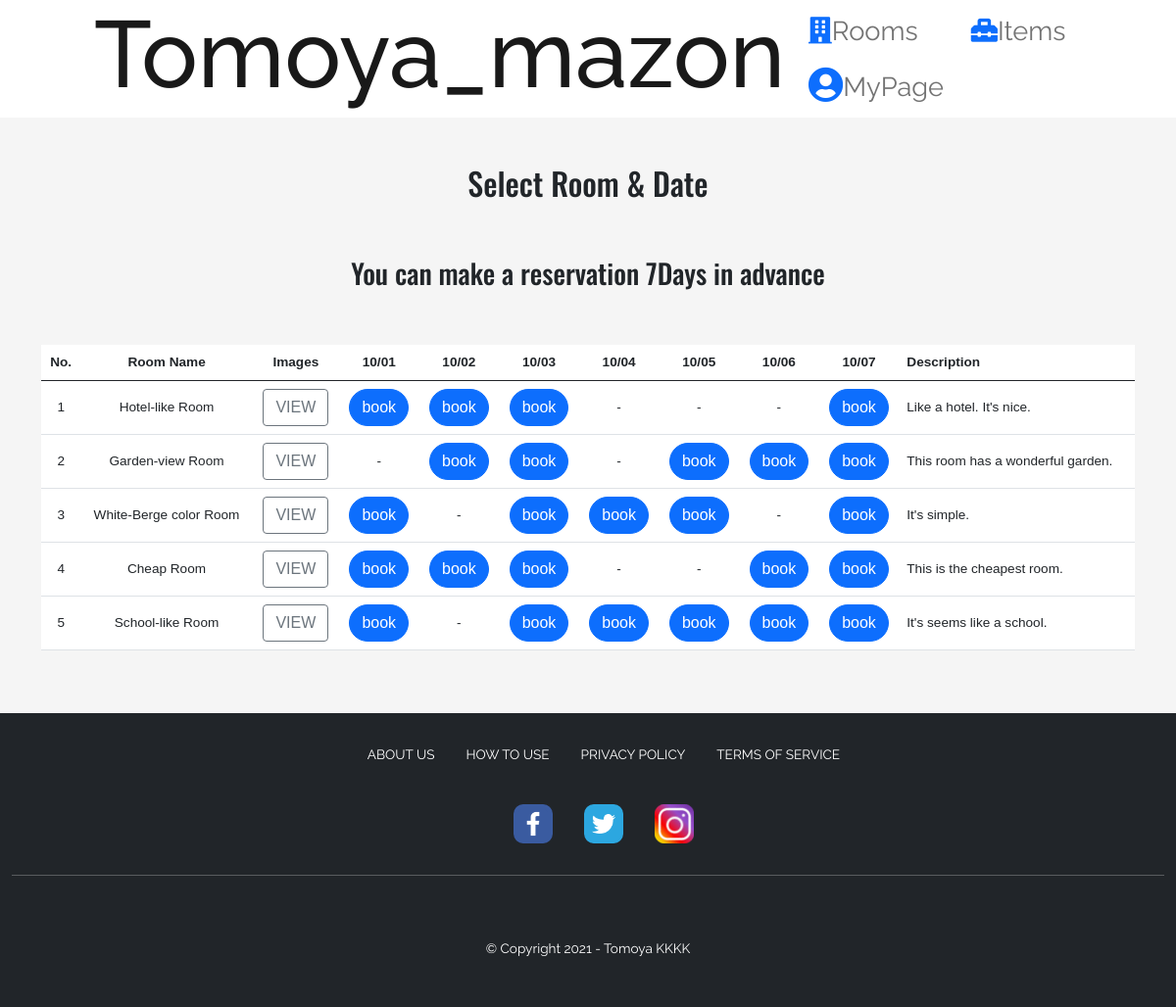
The app's page /bookrooms.php with its own data.
### tables this page shows
CREATE TABLE `Rooms` (
  `room_id` int(11) NOT NULL,
  `room_name` varchar(255) NOT NULL,
  `room_img` varchar(255) NOT NULL,
  `room_desc` varchar(255) NOT NULL,
  `status` varchar(255) DEFAULT NULL
);

### classes/database.php (called while the page is built, shortened)
<?php
    class Database{
        private $servername = "us-cdbr-east-04.cleardb.com";
        private $username = "bf4d33fd1525b8";
        private $password = "c5791799";
        private $db_name = "heroku_1fdf15f259283b0";
        function __construct(){
            return $this->conn = new mysqli($this->servername,$this->username,$this->password,$this->db_name,);
        }
    }

### action.php (called while the page is built, shortened)
<?php
    include 'classes/Users.php';
    $userobj = new Users;
    ?>

### bookrooms.php (the view, shortened to what this page needs)
<?php
    include 'action.php';
?>
<!doctype html>
<html lang="en">
  <head>
    <link rel="stylesheet" href="https://cdn.jsdelivr.net/npm/bootstrap@5.0.2/dist/css/bootstrap.min.css">
    <?php include 'header.php' ?>
    <?php
            $day0 = date("y-m-d");
            $daymd0 = date("m/d");
        $d1 = strtotime("+1 day");
            $day1 = date("y-m-d",$d1);
            $daymd1 = date("m/d",$d1);
        $d2 = strtotime("+2 days");
            $day2 = date("y-m-d",$d2);
            $daymd2 = date("m/d",$d2);
        $d3 = strtotime("+3 days");
            $day3 = date("y-m-d",$d3);
            $daymd3 = date("m/d",$d3);
        $d4 = strtotime("+4 days");
            $day4 = date("y-m-d",$d4);
            $daymd4 = date("m/d",$d4);
        $d5 = strtotime("+5 days");
            $day5 = date("y-m-d",$d5);
            $daymd5 = date("m/d",$d5);
        $d6 = strtotime("+6 days");
            $day6 = date("y-m-d",$d6);
            $daymd6 = date("m/d",$d6);
    ?>
</head>
<body>
<div class="contents">
    <h2 class="text-center mt-5">Select Room & Date</h2>
    <h3 class="text-center mt-5">You can make a reservation 7Days in advance</h3>
    <div class="container">
    <div class="row">
            <div class="col-md-12">
                <div class="table-responsive">
                <table class="table mx-auto mt-5 text-center align-middle table-hover bg-white">
                    <thead class="thead-dark">
                        <th>No.</th>
                        <th>Room Name</th>
                        <th>Images</th>
                        <th><?php echo $daymd0 ?></th>
                        <th><?php echo $daymd1 ?></th>
                        <th><?php echo $daymd2 ?></th>
                        <th><?php echo $daymd3 ?></th>
                        <th><?php echo $daymd4 ?></th>
                        <th><?php echo $daymd5 ?></th>
                        <th><?php echo $daymd6 ?></th>
                        <th class="text-start">Description</th>
                    </thead>
                    <tbody>
                        <?php foreach($userobj->get_room() as $row): ?>
                        <form action="" method="post">
                            <tr>
                                <td><?php echo $row['room_id'] ?></td>
                                <td><?php echo $row['room_name'] ?></td>
                                <td>
                                    <button type="button" class="btn btn-outline-secondary" data-bs-toggle="modal" data-bs-target="#modalid_<?php echo $row['room_id']?>">
                                     VIEW
                                    </button>
                                </td>
                                <td><?php echo $userobj->get_vacantroom0($row['room_id'],$day0) ?></td>
                                <td><?php echo $userobj->get_vacantroom1($row['room_id'],$day1) ?></td>
                                <td><?php echo $userobj->get_vacantroom2($row['room_id'],$day2) ?></td>
                                <td><?php echo $userobj->get_vacantroom3($row['room_id'],$day3) ?></td>
                                <td><?php echo $userobj->get_vacantroom4($row['room_id'],$day4) ?></td>
                                <td><?php echo $userobj->get_vacantroom5($row['room_id'],$day5) ?></td>
                                <td><?php echo $userobj->get_vacantroom6($row['room_id'],$day6) ?></td>
                                <td class="text-start"><?php echo $row['room_desc'] ?></td>
                            </tr>
                        </form>
                    <?php endforeach; ?>
                    </tbody>
                </table>
                </div>
            </div>
          </div>
          </div>
    <footer>
        <?php include 'footer.php' ?>
    </footer>
</div>
  </body>
</html>

### classes/Users.php (shortened to what this page needs)
<?php
    include 'database.php';
    class Users extends Database{
        function get_room(){
            $sql = "SELECT * From Rooms";
            $result = $this->conn->query($sql);
            if($result->num_rows>0){
                $row = array();
                while($rows = $result->fetch_assoc()){
                    $row[] = $rows;
                }
                return $row;
            }else{
                return FALSE;
            }
        }
        function get_vacantroom0($room_id,$reserved_date){
            $sql = "SELECT * FROM Reserved_room WHERE room_id='$room_id' AND reserved_date='$reserved_date'";
            $result = $this->conn->query($sql);
            if($result->num_rows > 0){
                return "-";
            }else{
                return "<button class='btn btn-primary rounded-pill' name='day0'>book</button>";
            }
        }
        function get_vacantroom1($room_id,$reserved_date){
            $sql = "SELECT * FROM Reserved_room WHERE room_id='$room_id' AND reserved_date='$reserved_date'";
            $result = $this->conn->query($sql);
            if($result->num_rows > 0){
                return "-";
            }else{
                return "<button class='btn btn-primary rounded-pill' name='day1'>book</button>";
            }
        }
        function get_vacantroom2($room_id,$reserved_date){
            $sql = "SELECT * FROM Reserved_room WHERE room_id='$room_id' AND reserved_date='$reserved_date'";
            $result = $this->conn->query($sql);
            if($result->num_rows > 0){
                return "-";
            }else{
                return "<button class='btn btn-primary rounded-pill' name='day2'>book</button>";
            }
        }
        function get_vacantroom3($room_id,$reserved_date){
            $sql = "SELECT * FROM Reserved_room WHERE room_id='$room_id' AND reserved_date='$reserved_date'";
            $result = $this->conn->query($sql);
            if($result->num_rows > 0){
                return "-";
            }else{
                return "<button class='btn btn-primary rounded-pill' name='day3'>book</button>";
            }
        }
        function get_vacantroom4($room_id,$reserved_date){
            $sql = "SELECT * FROM Reserved_room WHERE room_id='$room_id' AND reserved_date='$reserved_date'";
            $result = $this->conn->query($sql);
            if($result->num_rows > 0){
                return "-";
            }else{
                return "<button class='btn btn-primary rounded-pill' name='day4'>book</button>";
            }
        }
        function get_vacantroom5($room_id,$reserved_date){
            $sql = "SELECT * FROM Reserved_room WHERE room_id='$room_id' AND reserved_date='$reserved_date'";
            $result = $this->conn->query($sql);
            if($result->num_rows > 0){
                return "-";
            }else{
                return "<button class='btn btn-primary rounded-pill' name='day5'>book</button>";
            }
        }
        function get_vacantroom6($room_id,$reserved_date){
            $sql = "SELECT * FROM Reserved_room WHERE room_id='$room_id' AND reserved_date='$reserved_date'";
            $result = $this->conn->query($sql);
            if($result->num_rows > 0){
                return "-";
            }else{
                return "<button class='btn btn-primary rounded-pill' name='day6'>book</button>";
            }
        }
    }
?>

### css/style.css (style rules this page uses)
* { margin: 0; padding: 0; border: none; outline: none; box-sizing: border-box; }
h1, h2, h3, h4, h5, h6 { font-family: 'Oswald', sans-serif; }
body { margin: 0; font-family: "Montserrat", sans-serif; font-size: 0.85rem; font-weight: 400; line-height: 1.5; color: #212529; text-align: left; background-color: #f5f5f5;; }
.contents { display: flex; flex-direction: column; min-height: 100vh; }
footer { margin-top: auto; bottom: -1; z-index: 9999; }

### records on screen
rooms: room_id "1", room_name "Hotel-like Room", shows "book", room_desc "Like a hotel. It's nice."
rooms: room_id "2", room_name "Garden-view Room", shows "book", room_desc "This room has a wonderful garden."
rooms: room_id "3", room_name "White-Berge color Room", shows "book", room_desc "It's simple."
rooms: room_id "4", room_name "Cheap Room", shows "book", room_desc "This is the cheapest room."
rooms: room_id "5", room_name "School-like Room", shows "book", room_desc "It's seems like a school."

### other values on screen
$daymd0 "10/01"
